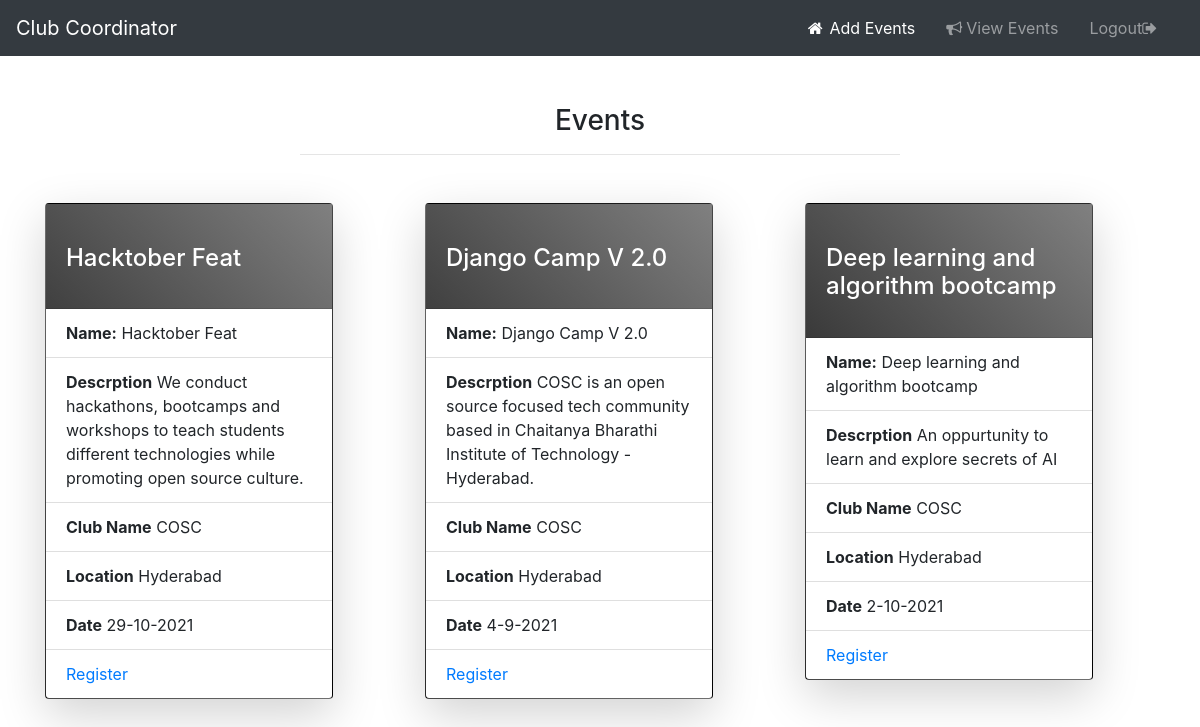
The app's page /stu_view_events/COSC/ with its own data.
### users/models.py (models this page shows, shortened)
class events(models.Model):
    name = models.CharField(max_length=100)
    club_name=models.CharField(max_length=100)
    description=models.CharField(max_length=3000)
    loc=models.CharField(max_length=100)
    date=models.CharField(max_length=100)

### users/views.py (the view)
# urls.py: path('stu_view_events/<str:pk>/',views.stu_view_events,name='stu_view_events'),
def stu_view_events(request,pk):
	x = events.objects.filter(club_name=pk)
	context = {'x':x}
	return render(request, 'stu_events.html', context)

### users/templates/stu_events.html (shortened to what this page needs)
{% load static %}
<!DOCTYPE html>
<html lang="en">
<head>
  <link rel = "stylesheet" type = "text/CSS" href ="{% static "css/prev.css" %}">
  <link rel="stylesheet" href="https://stackpath.bootstrapcdn.com/bootstrap/4.5.0/css/bootstrap.min.css">
<link rel="stylesheet" href="https://cdnjs.cloudflare.com/ajax/libs/font-awesome/4.7.0/css/font-awesome.min.css">
</head>
<body >
    <nav class="navbar navbar-expand-lg navbar-dark bg-dark sticky-top">
        <a class="navbar-brand" href="#">Club Coordinator</a>
        <div class="collapse navbar-collapse" id="navbarNav">
          <ul class="navbar-nav ml-auto">
            <li class="nav-item active" style="margin-right: 15px;">
              <a class="nav-link" href="{% url 'addevent' %}"><i class="fa fa-fw fa-home" style="margin-right:4px;"></i>Add Events </a>
            </li>
            <li class="nav-item" style="margin-right: 15px;">
              <a class="nav-link" href="#"><i class="fa fa-bullhorn" style="margin-right:4px;"></i>View  Events</a>
            </li>
            <li class="nav-item" style="margin-right: 15px;">
              <a class="nav-link" href="{% url 'logout' %}">Logout<i class="fa fa-sign-out" style="margin-right:4px;"></i></a>
            </li>
          </ul>
        </div>
      </nav>
  <div class="mt-5">
    <center>
    <h3>Events</h3>
  </center>
  </div>
  <hr class="rule">
  <div class="container">
    <div class="row">
    {% for i in x %}
    <div class="col-lg-4">
      <div class="card shadow-lg card-in" style="width: 18rem;">
        <div class="card-body">
          <h4 class="card-title" style="color:white;">{{i.name}}</h4>
        </div>
        <ul class="list-group list-group-flush">
          <li class="list-group-item"><b>Name:</b>  {{i.name}}</li>
          <li class="list-group-item"><b>Descrption</b>  {{i.description}}</li>
          <li class="list-group-item"><b>Club Name</b>  {{i.club_name}}</li>
          <li class="list-group-item"><b>Location</b>  {{i.loc}}</li>
          <li class="list-group-item"><b>Date</b>  {{i.date}}</li>
          <a class="list-group-item" value="view events" href="{% url 'registration_form' %}"> Register</a>
        </ul>
      </div>
    </div>
    {%endfor%}
  </div>
  </div>
</body>
</html>

### static/css/prev.css (style rules this page uses)
.card-in { border-radius: 10px; padding-top:20px; width:105%; background:linear-gradient(45deg,black,grey); }
.card.card-title,.card p,.card h4 { color:white; }
.rule { width:50%; }

### records on screen
events: name "Hacktober Feat", description "We conduct hackathons, bootcamps and workshops to teach students different technologies while promoting open source culture.", club_name "COSC", loc "Hyderabad", date "29-10-2021"
events: name "Django Camp V 2.0", description "COSC is an open source focused tech community based in Chaitanya Bharathi Institute of Technology - Hyderabad.", club_name "COSC", loc "Hyderabad", date "4-9-2021"
events: name "Deep learning and algorithm bootcamp", description "An oppurtunity to learn and explore secrets of AI", club_name "COSC", loc "Hyderabad", date "2-10-2021"
